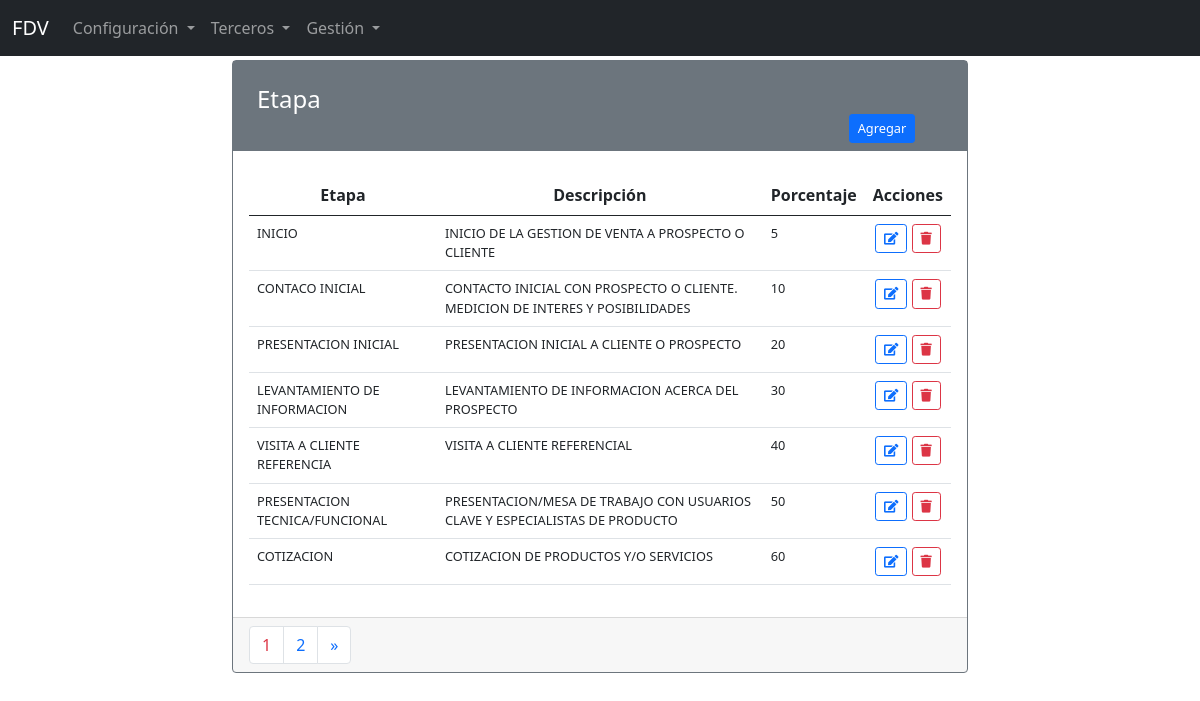
The app's page /fdv/etapa with its own data.
### apps/fdv/models.py (models this page shows, shortened)
class Etapa(models.Model):
    id = models.BigAutoField(primary_key=True)
    nombre = models.CharField(verbose_name="Nombre",
                              max_length=50, null=False, blank=False)
    descripcion = models.CharField(
        verbose_name="Descripción", max_length=100, null=False, blank=False)
    porcentaje = models.IntegerField(
        verbose_name="Porcentaje", null=False, blank=False, unique=True)
    created_at = models.DateTimeField(auto_now=True)
    updated_at = models.DateTimeField(auto_now_add=True)
    class Meta:
        db_table = "etapas"
        verbose_name = "Etapa"
        verbose_name_plural = "Etapas"
        ordering = ["porcentaje", "nombre"]

### apps/fdv/views.py (the view)
# urls.py: path('etapa', EtapaIndex.as_view(), name='etapa-index'),
class EtapaIndex(ListView):
    template_name = 'fdv/etapa/etapa_index.html'
    model = Etapa
    paginate_by = 7
    context_object_name = 'etapas'

### templates/fdv/etapa/etapa_index.html (shortened to what this page needs)
{% extends 'layouts/layout.html' %}
{% load static %}
{% block content %}
<div class="container">
    <div class="row">
        <div class="col-12 col-sm-12 col-md-8 offset-md-2">
          <div class="card border-secondary">
            <div class="card-title text-white bg-secondary">
              <h4 class="text-left m-4 mb-0">Etapa</h4>
              <div class="container">
              <div class="row">
                <div class="col-2 offset-10 mb-2">
                  <a class="btn btn-primary btn-sm fs-7" href="{% url 'fdv:etapa-create' %}">Agregar</a>
                </div>
              </div>
              </div>
          </div>
            <div class="card-body">
              <table class="table">
                  <thead>
                      <tr>
                          <th scope="col" class="text-center">Etapa</th>
                          <th scope="col" class="text-center">Descripción</th>
                          <th scope="col" class="text-center">Porcentaje</th>
                          <th scope="col" class="text-center">Acciones</th>
                      </tr>
                  </thead>
                  <tbody>
                      {% if etapas %}
                          {% for etapa in etapas %}
                          <tr>
                              <td class="fs-7">
                                  {{ etapa.nombre }}
                              </td>
                              <td class="fs-7">
                                  {{ etapa.descripcion }}
                              </td>
                              <td class="fs-7">
                                  {{ etapa.porcentaje }}
                              </td>
                              <td class="text-center">
                                  <a class="btn btn-outline-primary btn-sm fs-7" href="{% url 'fdv:etapa-edit' etapa.id %}"><i class="fas fa-edit"></i></a>
                                  <a class="btn btn-outline-danger btn-sm confirmation fs-7"  onclick="" href="{% url 'fdv:etapa-delete' etapa.id %}"><i class="fas fa-trash"></i></a>
                              </td>
                          </tr>
                          {% endfor %}
                      {% endif %}
                  </tbody>
              </table>
            </div>
          <div class="card-footer">
            <nav aria-label="Page navigation example">
            {% if is_paginated %}
            <ul class="pagination mb-0">
            {% for i in paginator.page_range %}
            {% if page_obj.number == i %}
                <li class="page-item"><span class="page-link text-danger">{{ i }} </span></li>
            {% else %}
                <li class="page-item"><a class="page-link" href="?page={{ i }}">{{ i }}</a></li>
            {% endif %}
            {% endfor %}
            {% if page_obj.has_next %}
                <li class="page-item"><a class="page-link" href="?page={{ page_obj.next_page_number }}"><span aria-hidden="true">&raquo;</span></a></li>
            {% endif %}
            </ul>
            {% endif %}
            </nav>
          </div>
        </div>
</div>
{% endblock content %}

### static/css/fa-all.css (style rules this page uses)
.fa, .fas, .far, .fal, .fad, .fab { -moz-osx-font-smoothing: grayscale; -webkit-font-smoothing: antialiased; display: inline-block; font-style: normal; font-variant: normal; text-rendering: auto; line-height: 1; }
.fa-edit:before { content: "\f044"; }
.fa-trash:before { content: "\f1f8"; }

### static/css/app.css (style rules this page uses)
body { padding-top: 60px !important; }
.fs-7 { font-size: 0.8rem; }

### records on screen
Etapa: nombre "INICIO", descripcion "INICIO DE LA GESTION DE VENTA A PROSPECTO O CLIENTE", porcentaje "5"
Etapa: nombre "CONTACO INICIAL", descripcion "CONTACTO INICIAL CON PROSPECTO O CLIENTE. MEDICION DE INTERES Y POSIBILIDADES", porcentaje "10"
Etapa: nombre "PRESENTACION INICIAL", descripcion "PRESENTACION INICIAL A CLIENTE O PROSPECTO", porcentaje "20"
Etapa: nombre "LEVANTAMIENTO DE INFORMACION", descripcion "LEVANTAMIENTO DE INFORMACION ACERCA DEL PROSPECTO", porcentaje "30"
Etapa: nombre "VISITA A CLIENTE REFERENCIA", descripcion "VISITA A CLIENTE REFERENCIAL", porcentaje "40"
Etapa: nombre "PRESENTACION TECNICA/FUNCIONAL", descripcion "PRESENTACION/MESA DE TRABAJO CON USUARIOS CLAVE Y ESPECIALISTAS DE PRODUCTO", porcentaje "50"
Etapa: nombre "COTIZACION", descripcion "COTIZACION DE PRODUCTOS Y/O SERVICIOS", porcentaje "60"

### other values on screen
{{ i }} "1"
{{ i }} "2"
